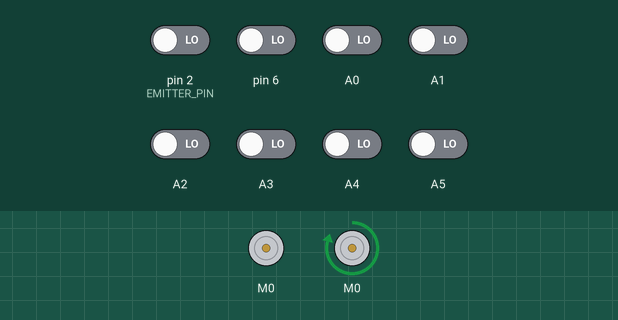
The sketch below on a simulated Arduino Uno, built with avr-gcc and run on an emulated ATmega328P. On the bench: 2 × DC motor (green arrow = forward, orange = backward, longer = faster). The test bench sets the inputs (shaded band); at power-on: A0–5, pin 2 (EMITTER_PIN), pin 6 LOW.

Above: at 13.4 s.
13.5 s: pin 2 (EMITTER_PIN) driven HIGH
At 14.6 s:
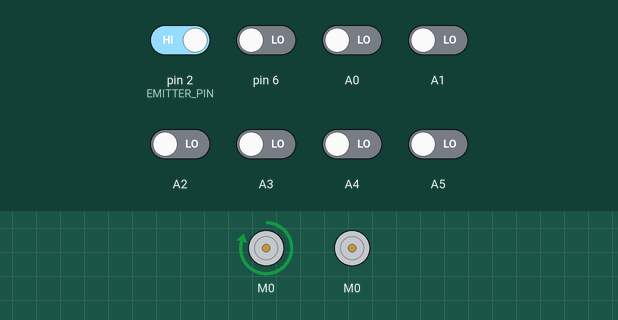
15.0 s: pin 6 driven HIGH
At 15.8 s:
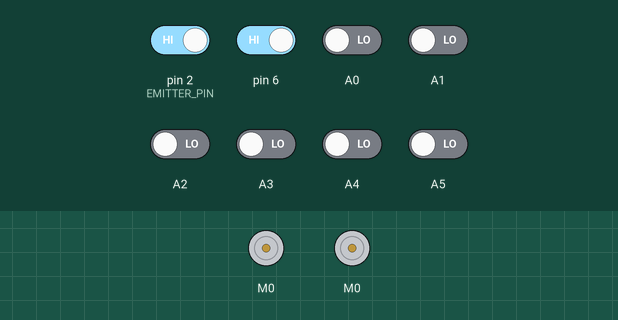
Timing chart, 0 to 18.0 s (numbered marks = the images above; inputs shaded):
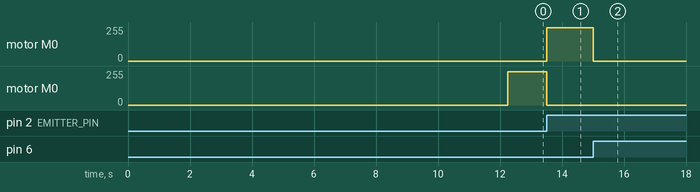

The sketch:

C_digo_Line_Follower.ino
```cpp
#include <QTRSensors.h>
#include <AFMotor.h>

AF_DCMotor motor1(1, MOTOR12_8KHZ ); // PIN 11 - create motor #1 pwm
AF_DCMotor motor2(2, MOTOR12_8KHZ ); // PIN 3 - create motor #2 pwm

// Change the values below to suit your robot's motors, weight, wheel type, etc.
#define KP .2
#define KD 5
#define M1_DEFAULT_SPEED 200
#define M2_DEFAULT_SPEED 200
#define M1_MAX_SPEED 250
#define M2_MAX_SPEED 250
#define MIDDLE_SENSOR A4
#define NUM_SENSORS   8      // number of sensors used
#define TIMEOUT       2500  // waits for 2500 us for sensor outputs to go low
#define EMITTER_PIN   2     // emitter is controlled by digital pin 2
#define DEBUG 0 // set to 1 if serial debug output needed

QTRSensorsRC qtrrc((unsigned char[]) { A0,A1,A2,A3,A4,A5,6,2 } ,NUM_SENSORS, TIMEOUT, EMITTER_PIN);

unsigned int sensorValues[NUM_SENSORS];

void setup()
{
  delay(1000);
  manual_calibration();
  set_motors(0,0);
}

int lastError = 0;
int  last_proportional = 0;
int integral = 0;


void loop()
{
  unsigned int sensors[5];
  int position = qtrrc.readLine(sensors);
  int error = position - 2000;

  int motorSpeed = KP * error + KD * (error - lastError);
  lastError = error;

  int leftMotorSpeed = M1_DEFAULT_SPEED + motorSpeed;
  int rightMotorSpeed = M2_DEFAULT_SPEED - motorSpeed;

  // set motor speeds using the two motor speed variables above
  set_motors(leftMotorSpeed, rightMotorSpeed);
}

void set_motors(int motor1speed, int motor2speed)
{
  if (motor1speed > M1_MAX_SPEED ) motor1speed = M1_MAX_SPEED; // limit top speed
  if (motor2speed > M2_MAX_SPEED ) motor2speed = M2_MAX_SPEED; // limit top speed
  if (motor1speed < 0) motor1speed = 0; // keep motor above 0
  if (motor2speed < 0) motor2speed = 0; // keep motor speed above 0
  motor1.setSpeed(motor1speed);     // set motor speed
  motor2.setSpeed(motor2speed);     // set motor speed
  motor1.run(FORWARD);
  motor2.run(FORWARD);
}


void manual_calibration() {

  int i;
  for (i = 0; i < 250; i++)  // the calibration will take a few seconds
  {
    qtrrc.calibrate(QTR_EMITTERS_ON);
    delay(20);
  }

  if (DEBUG) { // if true, generate sensor dats via serial output
    Serial.begin(9600);
    for (int i = 0; i < NUM_SENSORS; i++)
    {
      Serial.print(qtrrc.calibratedMinimumOn[i]);
      Serial.print(' ');
    }
    Serial.println();

    for (int i = 0; i < NUM_SENSORS; i++)
    {
      Serial.print(qtrrc.calibratedMaximumOn[i]);
      Serial.print(' ');
    }
    Serial.println();
    Serial.println();
  }
}
```

Measured:
- after the input at 13.5 s, motor M0: stopped → forward 250/255 at once; motor M0: forward 250/255 → stopped at once
- after the input at 15.0 s, motor M0: forward 250/255 → stopped at once
